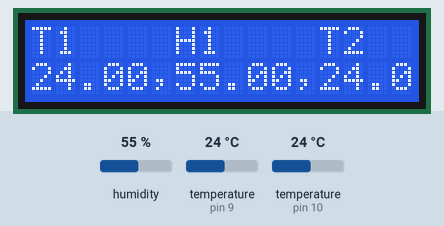
Simulated run of this sketch. Board: Arduino Uno, built with avr-gcc and run on an emulated ATmega328P. Shown: 16×2 character LCD. The inputs (shaded band) are chosen by the test bench; at power-on: humidity 55 %, temperature (sensors on pin 10, pin 9) 24 °C.

Above: at 1.2 s.
1.3 s: humidity set to 22 %
At 3.5 s:
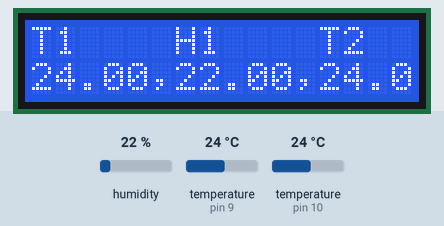
4.4 s: temperature (sensor on pin 10) set to 12 °C
At 6.1 s:
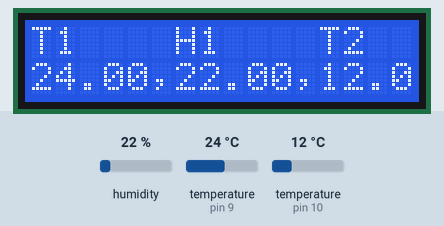
6.4 s: temperature (sensor on pin 9) set to 12 °C
At 9.7 s:
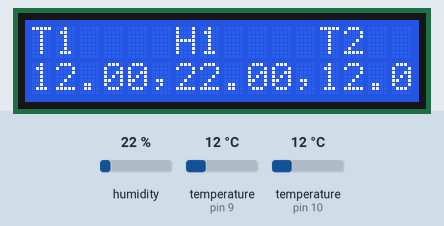
10.3 s: temperature (sensor on pin 10) set to 19 °C
At 11.4 s:
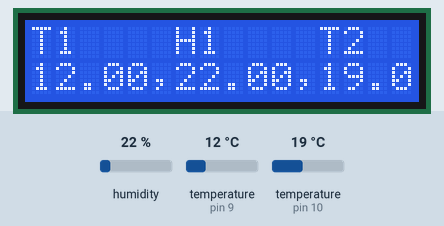
12.2 s: humidity set to 40 %
At 16.7 s:
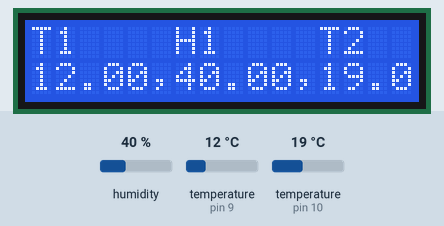
17.0 s: temperature (sensor on pin 10) set to 28 °C
At 18.6 s:
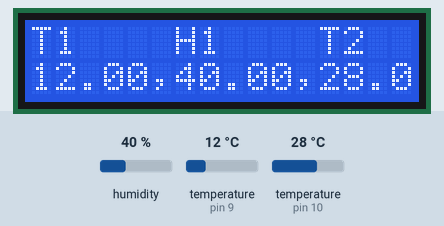
Timing chart, 0 to 20.0 s (numbered marks = the images above; inputs shaded):
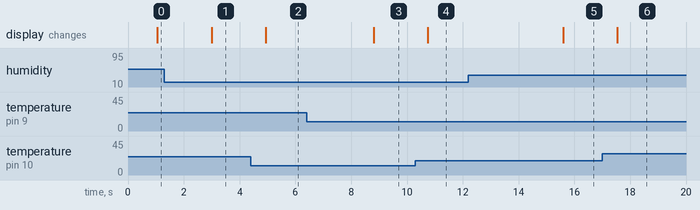

Measured:
- after the input at 1.3 s, the display: changes after 1.7 s (image 1)
- after the input at 4.4 s, the display: changes after 0.53 s (image 2)
- after the input at 6.4 s, the display: changes after 2.4 s (image 3)
- after the input at 10.3 s, the display: changes after 0.45 s (image 4)
- after the input at 12.2 s, the display: changes after 3.4 s (image 5)
- after the input at 17.0 s, the display: changes after 0.54 s (image 6)

The sketch:

TempReadout.ino
```cpp
#include <LiquidCrystal.h>
#include <DHT.h>
#include <DallasTemperature.h>
#include <OneWire.h>

#define DHTPIN 9
#define DHTTYPE DHT22
DHT dht(DHTPIN, DHTTYPE);

OneWire oneWire(10);
DallasTemperature sensors(&oneWire);

LiquidCrystal lcd(12,11,5,4,3,2);

void setup() {
  lcd.begin(16, 2);
  dht.begin();
  sensors.begin();
  lcd.setCursor(0, 0);
  lcd.println("T1    H1    T2  ");
}

void loop() {
  float t1, t2, h;
  t1 = dht.readTemperature();
  delay(200);
  h = dht.readHumidity();
  sensors.requestTemperatures();
  t2 = sensors.getTempCByIndex(0);
  lcd.setCursor(0, 1);
  lcd.print(t1);
  lcd.print(',');
  lcd.print(h);
  lcd.print(',');
  lcd.print(t2);
}
```
